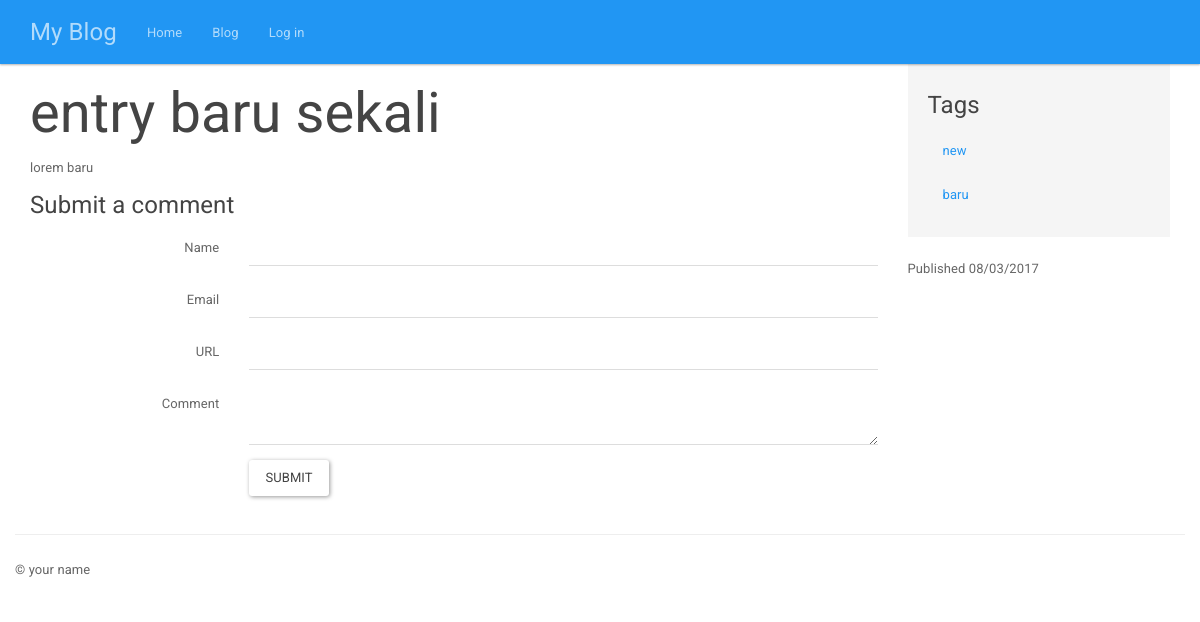
The app's page /entries/entry-baru-sekali/ with its own data.
### models.py (models this page shows, shortened)
class Entry(db.Model):
    STATUS_PUBLIC = 0
    STATUS_DRAFT = 1
    STATUS_DELETED = 2
    id = db.Column(db.Integer, primary_key=True) # primary auto increment
    title = db.Column(db.String(100))
    slug = db.Column(db.String(100), unique=True) # The URL-friendly representation of the title
    body = db.Column(db.Text)
    status = db.Column(db.SmallInteger, default=STATUS_PUBLIC)
    created_timestamp = db.Column(db.DateTime, default = datetime.datetime.now)
    modified_timestamp = db.Column(
        db.DateTime,
        default=datetime.datetime.now,
        onupdate=datetime.datetime.now
    )
    author_id = db.Column(db.Integer, db.ForeignKey("user.id"))
    tags = db.relationship('Tag', secondary=entry_tags,
                           backref=db.backref('entries', lazy='dynamic'))
    comments = db.relationship('Comment', backref='entry', lazy='dynamic')

class Tag(db.Model):
    id = db.Column(db.Integer, primary_key=True)
    name = db.Column(db.String(64))
    slug = db.Column(db.String(64), unique=True)

### entries/blueprint.py (the view)
@entries.route('/<slug>/')
def detail(slug):
    entry = get_entry_or_404(slug)
    form = CommentForm(data={'entry_id': entry.id})
    return render_template('entries/detail.html', entry=entry, form=form)

### entries/forms.py (shortened to what this page needs)
class CommentForm(wtforms.Form):
	name = wtforms.StringField('Name', validators=[DataRequired()])
	email = wtforms.StringField('Email', validators=[
		DataRequired(),
		Email()
	])
	url = wtforms.StringField('URL', validators=[
		Optional(),
		URL()
	])
	body = wtforms.TextAreaField('Comment', validators=[
		DataRequired(),
		Length(min=10, max=3000)
	])
	entry_id = wtforms.HiddenField(validators=[
		DataRequired()
	])

### app.py (called while the page is built)
@app.before_request
def _before_request():
	g.user = current_user

@app.before_request
def _last_page_visited():
	if "current_page" in session:
		session["last_page"] = session["current_page"]
	session["current_page"] = request.path

### entries/blueprint.py (called while the page is built)
def get_entry_or_404(slug, author=None):
    query = Entry.query.filter(Entry.slug == slug)
    if author:
        query = query.filter(Entry.author == author)
    else:
        query = filter_status_by_user(query)
    return query.first_or_404()

def filter_status_by_user(query):
    if not g.user.is_authenticated:
        query.filter(Entry.status == Entry.STATUS_PUBLIC)
    else:
        query = query.filter(
                (Entry.status == Entry.STATUS_PUBLIC) |
                ((Entry.author == g.user) & (Entry.status != Entry.STATUS_DELETED))
        )
    return query

### entries/templates/entries/detail.html (shortened to what this page needs)
{% extends "base.html" %}
{% block content_title %}{{entry.title}}{% endblock %}
{% block sidebar %}
<ul class="well nav nav-list">
	<li>
		<h4>Tags</h4>
	</li>
	{% for tag in entry.tags %}
	<li><a href="{{ url_for('entries.tag_detail', slug=tag.slug) }}">{{ tag.name }}</a></li>
	{% endfor %}
</ul>
<p>Published {{ entry.created_timestamp.strftime('%m/%d/%Y')}}</p>
{% endblock %}
{% block content %}
	{{ entry.body }}
	<h4 id="comment-form">Submit a comment</h4>
	{% include "includes/comment_form.html" %}
{% endblock %}

### templates/base.html (shortened to what this page needs)
<!DOCTYPE html>
<html lang="en">
	<head>
		<link rel="stylesheet"
		href="{{ url_for('static', filename='css/bootstrap.min.css')}}">
	</head>
<body class="{% block body_class %}{% endblock %}">
	<div class="navbar navbar-inverse navbar-fixed-top"
	role="navigation">
		<div class="container">
			<div class="navbar-header">
				<a class="navbar-brand" href="#">{% block branding %}My
				Blog{% endblock %}</a>
			</div>
			<div class="collapse navbar-collapse">
				<ul class="nav navbar-nav">
				<li><a href="{{ url_for('homepage') }}">Home</a></li>
				<li><a href="{{ url_for('entries.index') }}">Blog</a></li>
				{% if g.user.is_authenticated %}
					<li><a href="{{ url_for('logout', next=request.path) }}">Log out</a></li>
					{% else %}
					<li><a href="{{ url_for('login', next=request.path) }}">Log in</a></li>
					{% endif %}
				</ul>
			</div>
		</div>
	</div>
	<div class="container">
		<div class="row">
			<div class="col-md-9">
				<h1>{% block content_title %}{% endblock %}</h1>
				{% block content %}
				{% endblock %}
			</div>
			<div class="col-md-3">
				{% block sidebar %}{% endblock %}
			</div>
		</div>
		<div class="row">
			<hr />
			<footer>
				<p>&copy; your name</p>
			</footer>
		</div>
	</div>
</body>
</html>

### entries/templates/includes/comment_form.html (shortened to what this page needs)
{% from "macros/form_field.html" import form_field %}
<form action="/api/comment" class="form form-horizontal" id="comment-form" method="post">
    {{ form_field(form.name) }}
    {{ form_field(form.email) }}
    {{ form_field(form.url) }}
    {{ form_field(form.body) }}
    <div class="form-group">
        <div class="col-sm-offset-3 col-sm-9">
            <button type="submit" class="btn btn-default">Submit</button>
        </div>
    </div>
</form>

### templates/macros/form_field.html (shortened to what this page needs)
{% macro form_field(field) %}
	<div class="form-group {% if field.errors %}has-error has-feedback{% endif %}">
		{{ field.label(class='col-sm-3 control-label') }}
		<div class="col-sm-9">
			{{ field(class='form-control', **kwargs)}}
		</div>
	</div>
{% endmacro %}

### templates/base.html (style rules this page uses)
body { padding-top: 60px; }

### records on screen
Entry: title "entry baru sekali", body "lorem baru", created_timestamp "08/03/2017"
Tag: name "new"
Tag: name "baru"

### other values on screen
{{ field.label(class='col-sm-3 control-label') }} "Name Email URL Comment"
